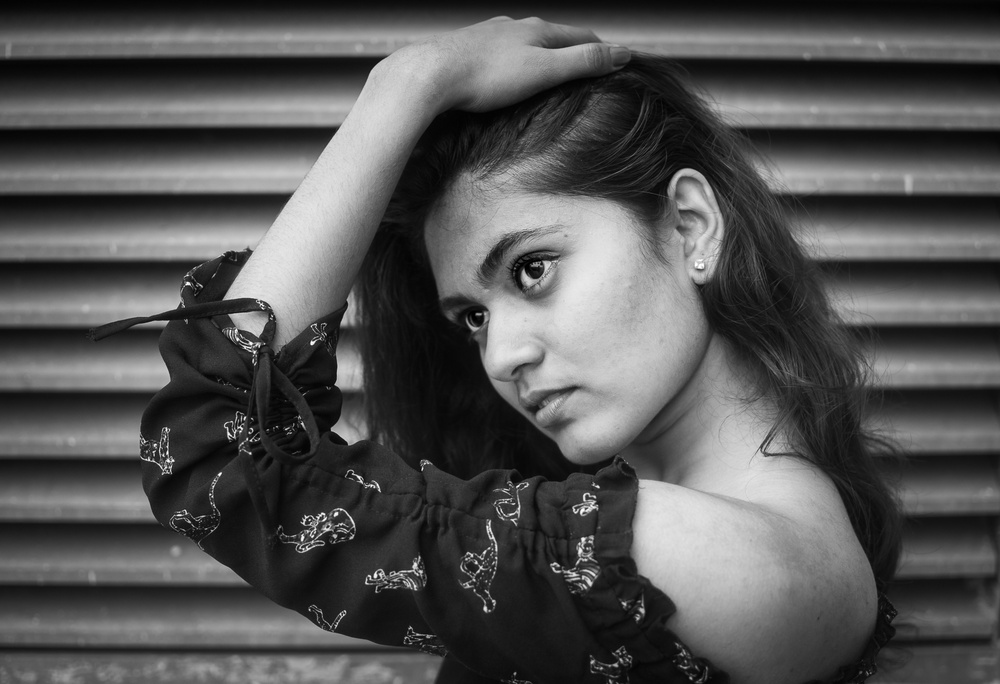
#> input picture ap.jpg, 1000 x 684 px, shrunk from 2000 x 1369 before the run
$ jupyter execute 'new one.ipynb'
#> lines starting #> are read from the running program, lines starting #| are printed output that depends on the picture; after the words box and inside, x2 and y2 are one past the last pixel; in counts of white or black regions, pixels touching at a corner belong together
[cell 1]
import numpy as np
import random
import cv2

[cell 2]
img=cv2.imread('ap.jpg',0)
#> img is the input picture: shape (684, 1000); min 0, max 255, mean 83.3
img1=img.copy()

[cell 3]
a=np.array([[-1,0,1],[-2,0,2],[-1,0,1]])
img.shape
#> Out = (684, 1000)

[cell 4]
rows = img.shape[0]
#> rows = 684
cols = img.shape[1]
#> cols = 1000
img1 = np.zeros((rows,cols,1), np.uint8)

[cell 5]
for i in range(1,rows-1):
      for j in range(1,cols-1):
        img1[i,j]=a[0,0]*img[i-1,j-1]+ a[0,1]*img[i-1,j]+ a[0,2]*img[i-1,j+1]+a[1,0]*img[i,j-1]+ a[1,1]*img[i,j]+ a[1,2]*img[i,j+1]+a[2,0]*img[i+1,j-1]+ a[2,1]*img[i+1,j]+ a[2,2]*img[i+1,j+1]
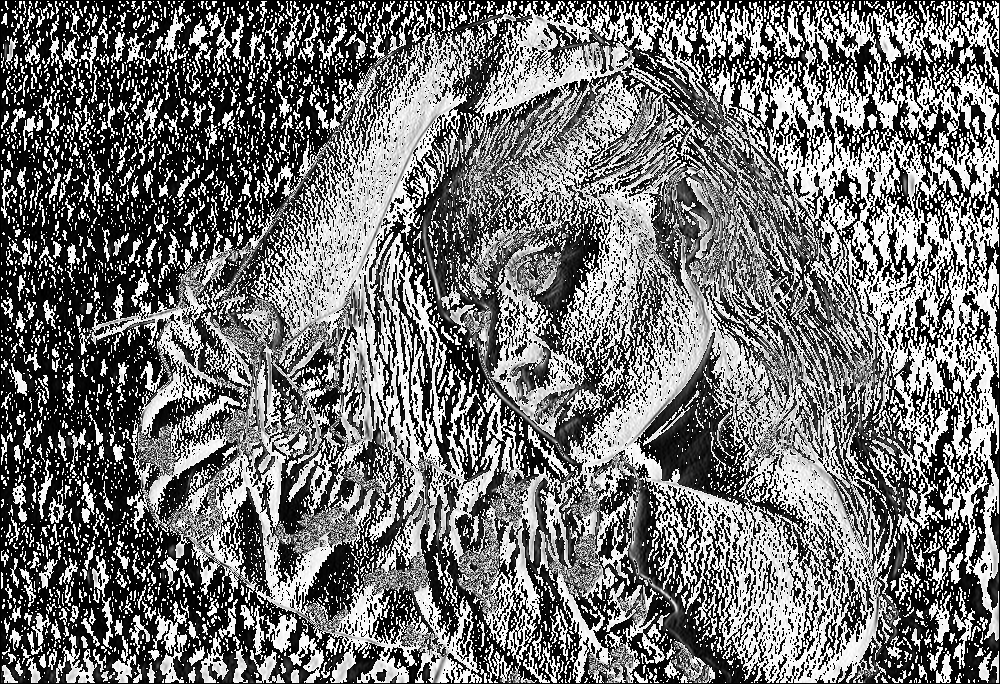
#> img1: shape (684, 1000, 1); min 0, max 255, mean 115.3

[cell 6]
img1 = img1.astype(np.uint8)

cv2.putText(img1, 'some picture', (3, 6),
            cv2.FONT_HERSHEY_SIMPLEX, 1, [0, 0, 0])
#> img1: shape (684, 1000, 1); 0.01% of pixels changed, all inside (x1, y1, x2, y2) = (6, 1, 207, 14)

cv2.imshow('aparna', img1)
cv2.waitKey(0)
